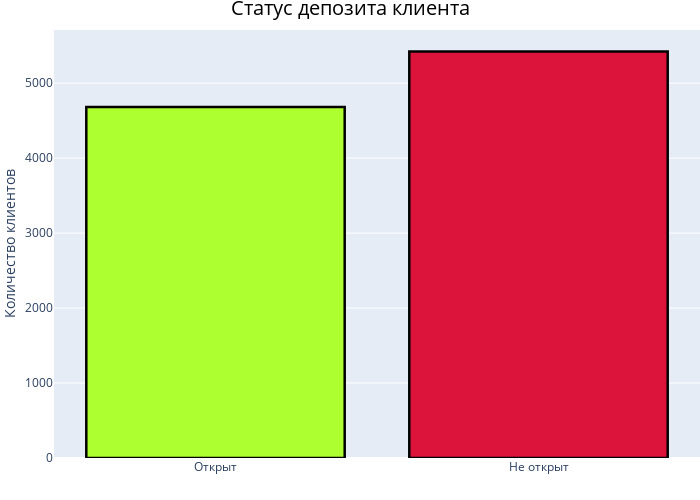

The cell this chart's notebook holds for it:
### Markdown cell above
<div class="alert alert-info">

Взглянем на сбалансированность исследуемого признака

### Code cell
# Построение графика

fig = px.histogram(df_c,
                   x='deposit',
                   width=700,
                   height=500,
                   color="deposit", 
                   color_discrete_sequence=['#adff2f', '#dc143c'] # заданные цвета для колонок
                   )

# Настройка осей графика:
fig.update_layout(
    # Название графика
    title=dict(
        text='Статус депозита клиента', # Название
        font=dict(size=20, color= "black"), # Шрифт, цвет названия
        x=0.5 # заголовок центруем
        ),
    # Название осей
    xaxis=dict(title = "",
        tickmode='array', # режим размещения делений
        tickvals=[1, 0], # значение делений на оси
        ticktext=['Не открыт', 'Открыт'] # текст отображаемый на делениях
    ),
    yaxis_title="Количество клиентов", # Название оси y
    yaxis_tickformat='.0f', # Формат отображение по оси y
    margin=dict(l=0, r=0, t=30, b=0),
    showlegend = False, # Убираем легенду
    bargap = 0.2 # Расстояние между колонок
    )


# Настройка информации при наведении курсора:
fig.update_traces(
    hovertemplate="Клиентов: %{y}<br>", #Информация при наведении курсора на колонку
    marker_line_color='black',   # Цвет линии колонки
    marker_line_width=2.5,       # Толщина линии колонки
    opacity=1            # Прозрачность колонки
)
fig.show();

### Figure 1 — Plotly figure (JSON) as saved in the notebook; plotly's stock layout.template omitted (floating-point values rounded to 4 significant figures; data arrays with more than 128 entries replaced by an {"elided": "..."} marker saying what was removed)
{"data": [{"alignmentgroup": "True", "bingroup": "x", "hovertemplate": "Клиентов: %{y}<br>", "legendgroup": "yes", "marker": {"color": "#adff2f", "line": {"color": "black", "width": 2.5}, "pattern": {"shape": ""}}, "name": "yes", "offsetgroup": "yes", "opacity": 1, "orientation": "v", "showlegend": true, "type": "histogram", "x": {"elided": "4681 str values"}, "xaxis": "x", "yaxis": "y"}, {"alignmentgroup": "True", "bingroup": "x", "hovertemplate": "Клиентов: %{y}<br>", "legendgroup": "no", "marker": {"color": "#dc143c", "line": {"color": "black", "width": 2.5}, "pattern": {"shape": ""}}, "name": "no", "offsetgroup": "no", "opacity": 1, "orientation": "v", "showlegend": true, "type": "histogram", "x": {"elided": "5424 str values"}, "xaxis": "x", "yaxis": "y"}], "layout": {"bargap": 0.2, "barmode": "relative", "height": 500, "legend": {"title": {"text": "deposit"}, "tracegroupgap": 0}, "margin": {"b": 0, "l": 0, "r": 0, "t": 30}, "showlegend": false, "title": {"font": {"color": "black", "size": 20}, "text": "Статус депозита клиента", "x": 0.5}, "width": 700, "xaxis": {"anchor": "y", "categoryarray": ["yes", "no"], "categoryorder": "array", "domain": [0, 1], "tickmode": "array", "ticktext": ["Не открыт", "Открыт"], "tickvals": [1, 0], "title": {"text": ""}}, "yaxis": {"anchor": "x", "domain": [0, 1], "tickformat": ".0f", "title": {"text": "Количество клиентов"}}}}
